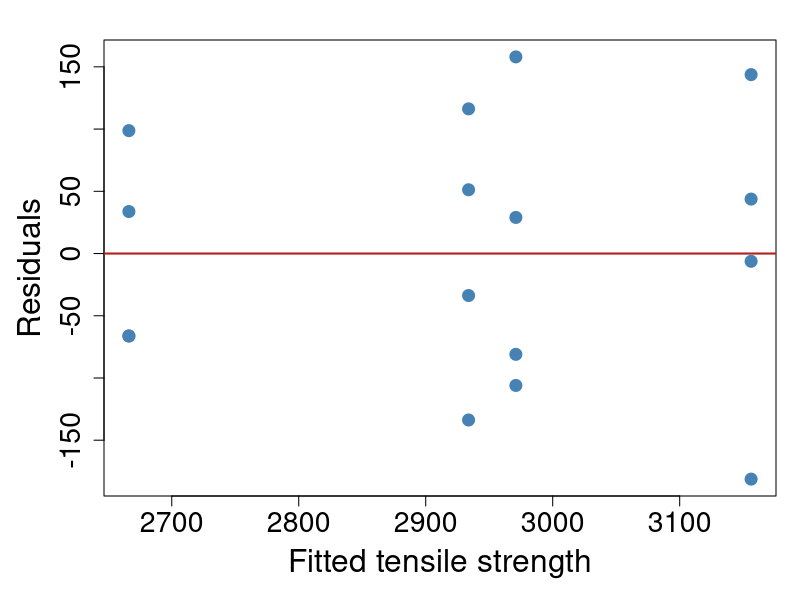

Reproduce this figure in R.
### Homework 2 - Question 3(e)
### Residuals versus fitted values plot

technique <- factor(rep(1:4, each = 4))
strength <- c(
  3129, 3000, 2865, 2890,
  3200, 3300, 2975, 3150,
  2800, 2900, 2985, 3050,
  2600, 2700, 2600, 2765
)

fit <- lm(strength ~ technique)
fitted_vals <- fitted(fit)
res <- resid(fit)

png("assignments/homework2/q3e_residuals_vs_fitted.png", width = 900, height = 700)
par(cex.lab = 1.9, cex.axis = 1.7, cex.main = 1.8, mar = c(5.2, 5.2, 2.0, 1.2))
plot(
  fitted_vals, res,
  pch = 19,
  col = "steelblue",
  cex = 1.6,
  xlab = "Fitted tensile strength",
  ylab = "Residuals",
  main = ""
)
abline(h = 0, col = "firebrick", lwd = 2)
dev.off()

cat("Saved residuals-vs-fitted plot to assignments/homework2/q3e_residuals_vs_fitted.png\n")
cat("Interpretation guideline: random scatter around 0 suggests constant variance and adequate model form.\n")
